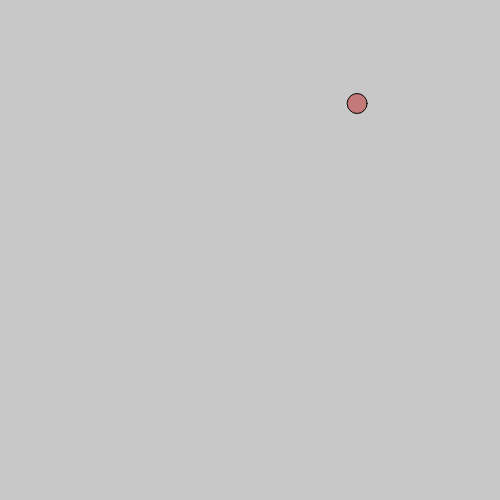
Frame 1 (no input)
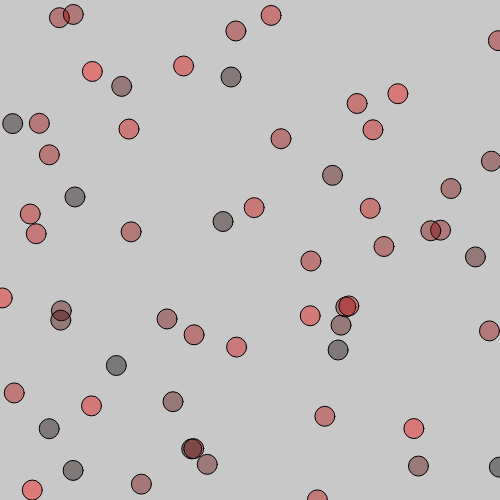
Frame 60 (no input)
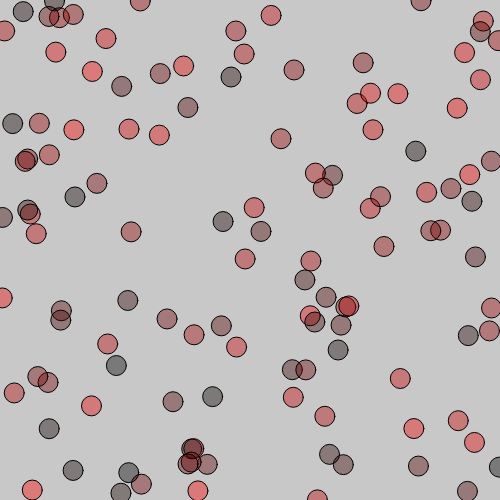
Frame 120 (the mouse pressed at the canvas centre since frame 60)

The p5.js sketch that drew these frames (run headless with seeded random() and noise() and a simulated clock; from frame 60 on, the mouse is pressed at the canvas centre):

// p5.js sketch
// ── sketch.js
var myRandomNum
var myRandonNumY
var myRandomNumR
function setup(){
  createCanvas(500, 500);
  background(200);
}

function draw() {
  myRandomNum = random(width);
  myRandonNumY = random(height);
  myRandomNumR = random(255);
  fill(myRandomNumR, 0, 0, 100)
  ellipse(myRandomNum, myRandonNumY, 20, 20);
}
